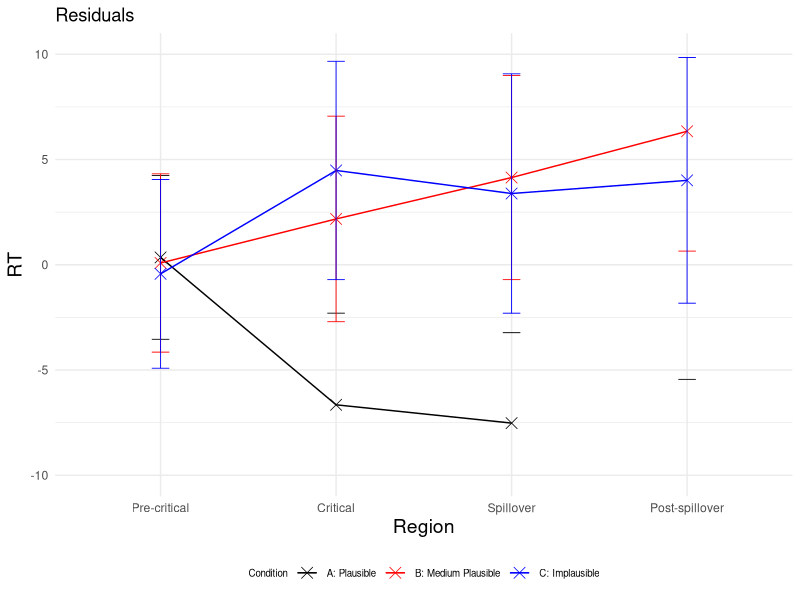
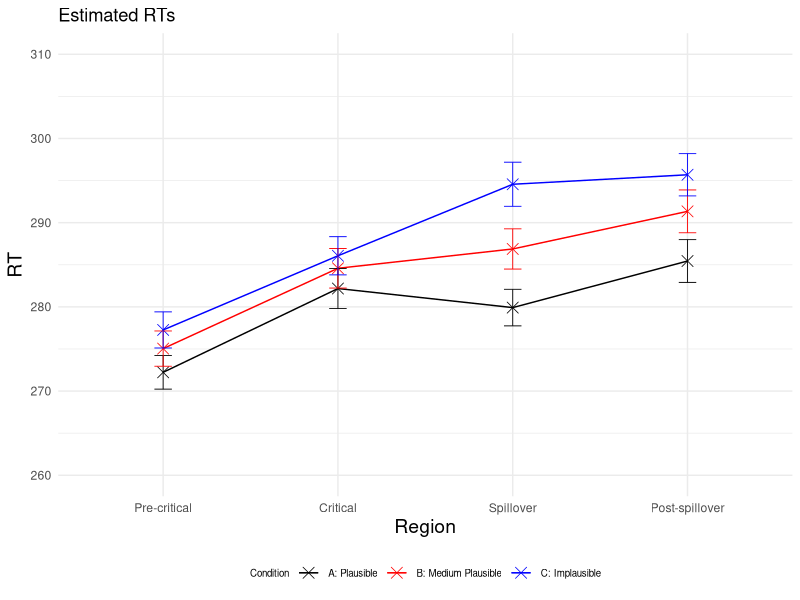
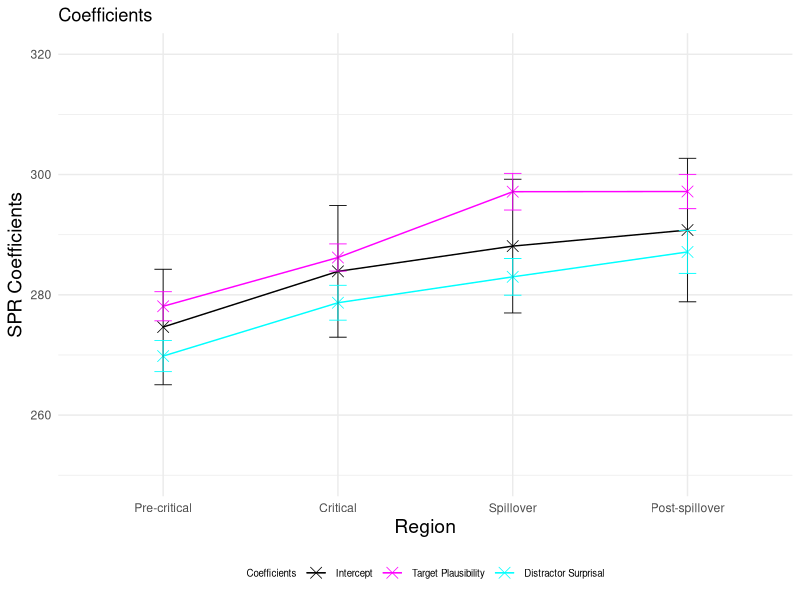
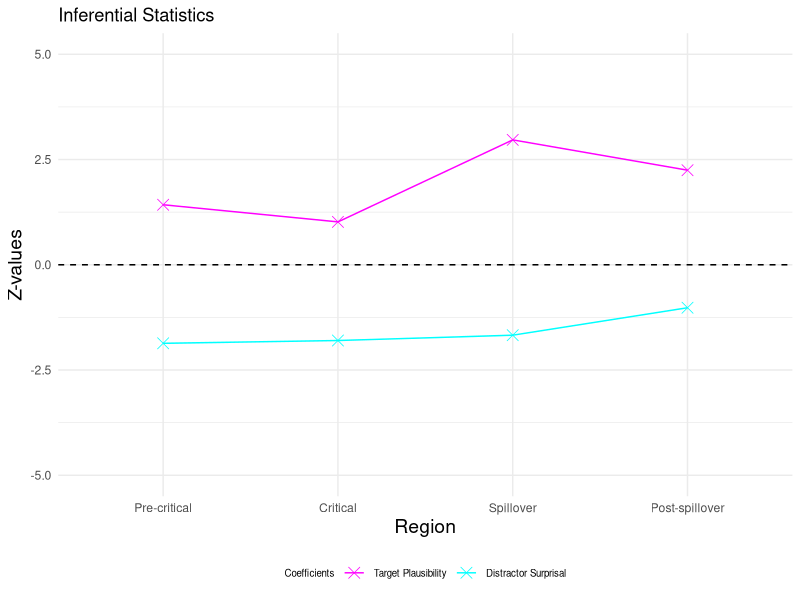
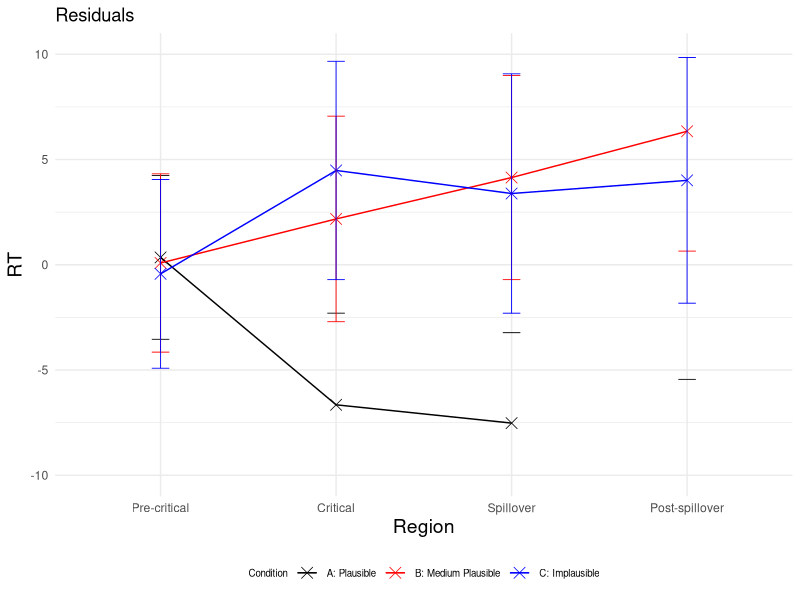
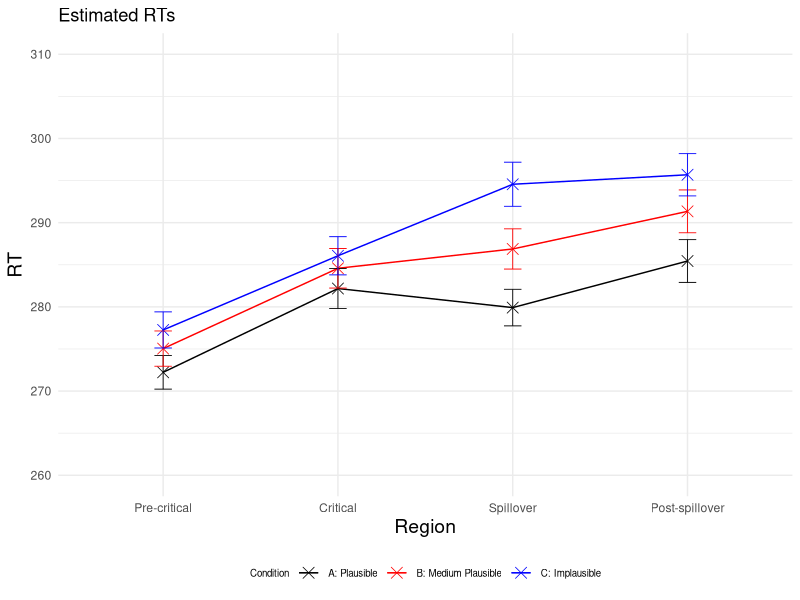
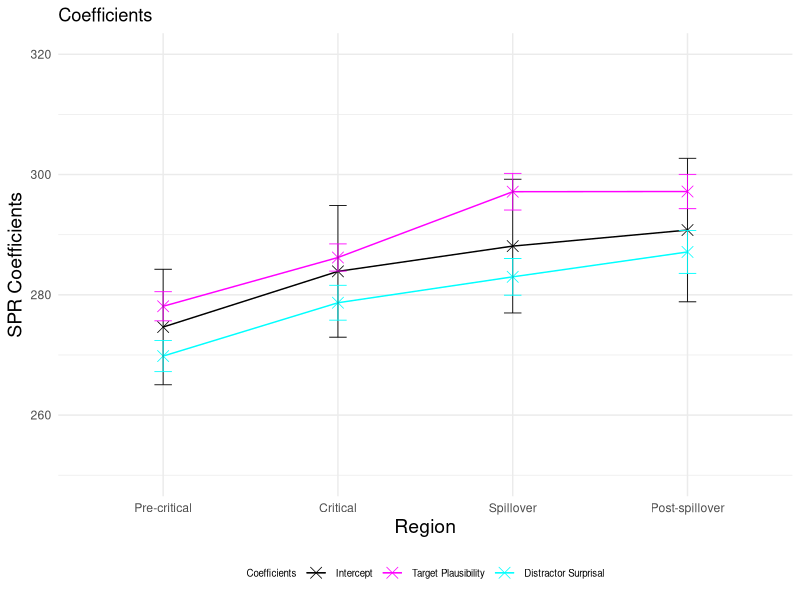
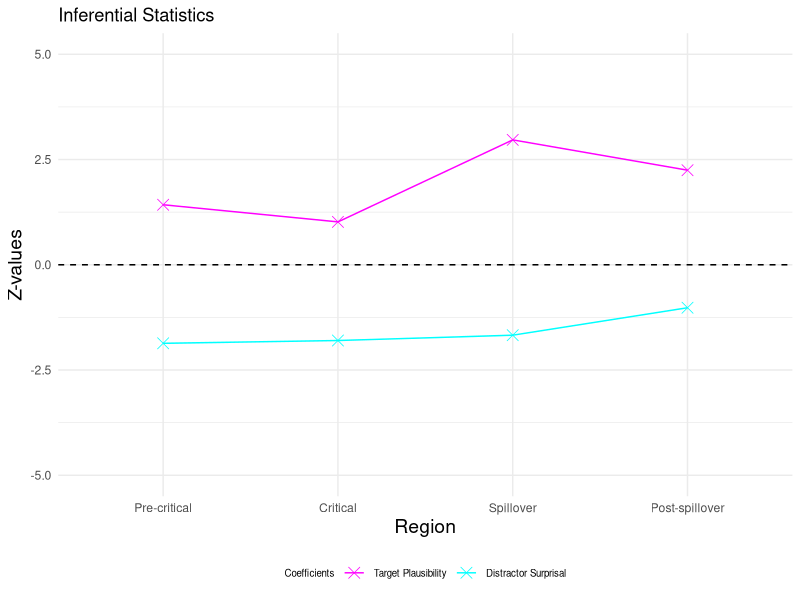

R code for these plots, in order:
### LMER ###
# load lme4 package
library(lme4)
library(lmerTest)
library(dplyr)
library(ggplot2)

setwd("~/Downloads/Master_Thesis/3_SPR_Study/SPR_single_not_log_transformed/")
GP6 <- read.csv("GP6SPR_processed.csv")

residuals <- data.frame(
  Region = character(0),
  Condition = character(0),
  Residual = numeric(0),
  SE_Residual = numeric(0)
)

RT_estimated <- data.frame(
  Region = character(0),
  Condition = character(0),
  Estimated_RT = numeric(0),
  SE_Estimated = numeric(0)
)

p_values <- data.frame(
  Region = character(0),
  p_value_plausibility_target = numeric(0),
  p_value_surprisal_distractor = numeric(0)
)

SPR_coefficients <- data.frame(
  Region = character(0),
  Estimate = character(0),
  Estimate_value = numeric(0),
  Estimate_error = numeric(0),
  Z_value = numeric(0)
)


regions <- c("Pre-critical", "Critical", "Spillover", "Post-spillover") 
conditions <- c("A", "B", "C") 

for (region in regions) 
{
  # Precritical region
  region_subset <- subset(GP6, Region == region)

  # standardise predictors
  region_subset$scaled_Plaus_per_region <- scale(region_subset$SPR_Plaus_Rating)
  region_subset$scaled_Surprisaldist_per_region <- scale(region_subset$Surprisal_distractor)
  # invert predictor plausibility
  region_subset$inverted_scaled_Plaus_per_region <- (region_subset$scaled_Plaus_per_region) * (-1)
  #log transform reading times
  region_subset$RT_per_region <- region_subset$ReadingTime
  
  
  # define and run the linear mixed-effects regression model for the precritical region 
  model_per_region <- lmerTest::lmer(RT_per_region ~ inverted_scaled_Plaus_per_region + scaled_Surprisaldist_per_region + 
                              (1 + inverted_scaled_Plaus_per_region + scaled_Surprisaldist_per_region | Subject) + 
                              (1 + inverted_scaled_Plaus_per_region + scaled_Surprisaldist_per_region | Item), data = region_subset)
  
  # print the summary of the model
  summary_per_region <- summary(model_per_region)
  print(summary_per_region)
  
  # calculate p-values
  p_values_per_region <- summary_per_region$coefficients[, "Pr(>|t|)"]
  new_row_p_value <- data.frame(Region = region, 
                                p_value_plausibility_target = p_values_per_region[2], 
                                p_value_surprisal_distractor = p_values_per_region[3])
  p_values <- rbind(p_values, new_row_p_value)
  
  # extract intercept and coefficients added to intercept
  coefficients_per_region <- summary_per_region$coefficients
  intercept <- coefficients_per_region["(Intercept)", 1]
  plaus_target_coeff <- coefficients_per_region["(Intercept)", 1] + coefficients_per_region["inverted_scaled_Plaus_per_region", 1]
  surprisal_distractor_coeff <- coefficients_per_region["(Intercept)", 1] + coefficients_per_region["scaled_Surprisaldist_per_region", 1]
  
  # add error bars for coefficients and intercept
  new_row_coefficient <- data.frame(Region = region, 
                                    Estimate = "Intercept", 
                                    Estimate_value = intercept, 
                                    Estimate_error = coefficients_per_region["(Intercept)", 2],
                                    Z_value = 0)
  SPR_coefficients <- rbind(SPR_coefficients, new_row_coefficient)
  
  new_row_coefficient <- data.frame(Region = region,
                                    Estimate = "Plausability",
                                    Estimate_value = plaus_target_coeff,
                                    Estimate_error = coefficients_per_region["inverted_scaled_Plaus_per_region", 2],
                                    Z_value = coefficients_per_region["inverted_scaled_Plaus_per_region", 1] / coefficients_per_region["inverted_scaled_Plaus_per_region", 2])
  SPR_coefficients <- rbind(SPR_coefficients, new_row_coefficient)
  
  new_row_coefficient <- data.frame(Region = region,
                                    Estimate = "Surprisal", 
                                    Estimate_value = surprisal_distractor_coeff, 
                                    Estimate_error = coefficients_per_region["scaled_Surprisaldist_per_region", 2],
                                    Z_value = coefficients_per_region["scaled_Surprisaldist_per_region", 1] / coefficients_per_region["scaled_Surprisaldist_per_region", 2])
  SPR_coefficients <- rbind(SPR_coefficients, new_row_coefficient)
  
  for (condition in conditions)
  {
    #####predict condition A, precritical#####
    region_per_condition <- subset(region_subset, Condition == condition)
    region_per_condition$region_per_condition_Predicted <- predict(model_per_region, newdata = region_per_condition,  type = "response")
    
    # calculate residuals
    Residual_region_per_condition <- mean(region_per_condition$RT_per_region) - mean(region_per_condition$region_per_condition_Predicted)
    Residual_region_per_condition
    # observed RT for condition A precritical
    region_per_condition_RT_observed <- mean(region_per_condition$RT_per_region)
   # if (condition == "C") 
   #  {
   #  print(region_per_condition_RT_observed)
   # }
    # estimated RT for condition A precritical
    region_per_condition_RT_estimated <- mean(region_per_condition$region_per_condition_Predicted)
    region_per_condition_RT_estimated
    
    # calculate standard error for residuals
    SE_residuals_region_per_condition <- sqrt(sd(region_per_condition$RT, na.rm = TRUE)^2/length(region_per_condition$RT) + sd(region_per_condition$region_per_condition_Predicted, na.rm = TRUE)^2/length(region_per_condition$region_per_condition_Predicted))
    
    new_row_residuals <- data.frame(Region = region, Condition = condition, Residual = Residual_region_per_condition, SE_Residual = SE_residuals_region_per_condition)
    residuals <- rbind(residuals, new_row_residuals)
    
    # calculate standard error for RT estimated
    ##
    SE_estimated_region_per_condition <- sd(region_per_condition$region_per_condition_Predicted, na.rm = TRUE) / sqrt(length(region_per_condition$region_per_condition_Predicted)) 
    
    new_row_RT_estimated <- data.frame(Region = region, Condition = condition, Estimated_RT = region_per_condition_RT_estimated, SE_Estimated = SE_estimated_region_per_condition)
    RT_estimated <- rbind(RT_estimated, new_row_RT_estimated)
  }
}

# plot residuals
# Create a line plot 
p <- ggplot(residuals, aes(x = factor(Region, levels = c("Pre-critical", "Critical", "Spillover", "Post-spillover")), 
                           y = Residual, color = Condition, group = Condition)) + geom_point(shape = 4, size = 3.5, stroke = 0.4) + geom_line(linewidth=0.5) + ylim (-10, 10)
p <- p + theme_minimal() + geom_errorbar(aes(ymin=Residual-SE_Residual, ymax=Residual+SE_Residual), width=.1, size=0.3) 
p <- p + scale_color_manual(name="Condition", labels=c("A: Plausible", "B: Medium Plausible", "C: Implausible"), values=c("#000000", "#FF0000", "#0000FF"))
p <- p + labs(x="Region", y="RT", title = "Residuals") 
p <- p + theme(legend.position="bottom", legend.text=element_text(size=7), legend.title=element_text(size=7), axis.title.x = element_text(size = 14), axis.title.y = element_text(size = 14)) 
p 
ggsave("Residuals_Plot.pdf", p, width=4, height=4)


# plot estimated RTs
# Create a line plot 
p <- ggplot(RT_estimated, aes(x = factor(Region, levels = c("Pre-critical", "Critical", "Spillover", "Post-spillover")), 
                                 y = Estimated_RT, color = Condition, group = Condition)) + geom_point(shape = 4, size = 3.5, stroke = 0.4) + geom_line(linewidth=0.5) + ylim (260, 310)
p <- p + theme_minimal() + geom_errorbar(aes(ymin=Estimated_RT-SE_Estimated, ymax=Estimated_RT+SE_Estimated), width=.1, size=0.3) 
p <- p + scale_color_manual(name="Condition", labels=c("A: Plausible", "B: Medium Plausible", "C: Implausible"), values=c("#000000", "#FF0000", "#0000FF"))
p <- p + labs(x="Region", y="RT", title = "Estimated RTs") 
p <- p + theme(legend.position="bottom", legend.text=element_text(size=7), legend.title=element_text(size=7), axis.title.x = element_text(size = 14), axis.title.y = element_text(size = 14)) 
p 
ggsave("Estimated_RTs_Plot.pdf", p, width=4, height=4)

# plot intercept and coefficients added to intercept
p <- ggplot(SPR_coefficients, aes(x = factor(Region, levels = c("Pre-critical", "Critical", "Spillover", "Post-spillover")), 
                                 y = Estimate_value, color = Estimate, group = Estimate)) + geom_point(shape = 4, size = 3.5, stroke = 0.4) + geom_line(linewidth=0.5) + ylim (250, 320)
p <- p + theme_minimal() + geom_errorbar(aes(ymin=Estimate_value-Estimate_error, ymax=Estimate_value+Estimate_error), width=.1, size=0.3) 
p <- p + scale_color_manual(name="Coefficients", labels=c("Intercept", "Target Plausibility", "Distractor Surprisal"), values=c("#000000", "#FF00FF", "#00FFFF"))
p <- p + labs(x="Region", y="SPR Coefficients", title = "Coefficients") 
p <- p + theme(legend.position="bottom", legend.text=element_text(size=7), legend.title=element_text(size=7), axis.title.x = element_text(size = 14), axis.title.y = element_text(size = 14)) 
p 
ggsave("Intercept_Coefficients_Plot.pdf", p, width=4, height=4)


# plot effect sizes (z-vaues)
Effect_sizes <- subset(SPR_coefficients, Estimate != 'Intercept')

p <- ggplot(Effect_sizes, aes(x = factor(Region, levels = c("Pre-critical", "Critical", "Spillover", "Post-spillover")), 
                                  y = Z_value, color = Estimate, group = Estimate)) + geom_point(shape = 4, size = 3.5, stroke = 0.4) + geom_line(linewidth=0.5) + ylim (-5, 5)
p <- p + geom_hline(yintercept=0, linetype=2)
p <- p + theme_minimal()
p <- p + scale_color_manual(name="Coefficients", labels=c( "Target Plausibility", "Distractor Surprisal"), values=c("#FF00FF", "#00FFFF"))
p <- p + labs(x="Region", y="Z-values", title = "Inferential Statistics") 
p <- p + theme(legend.position="bottom", legend.text=element_text(size=7), legend.title=element_text(size=7), axis.title.x = element_text(size = 14), axis.title.y = element_text(size = 14)) 
p 
ggsave("Z_values_Plot.pdf", p, width=4, height=4)
